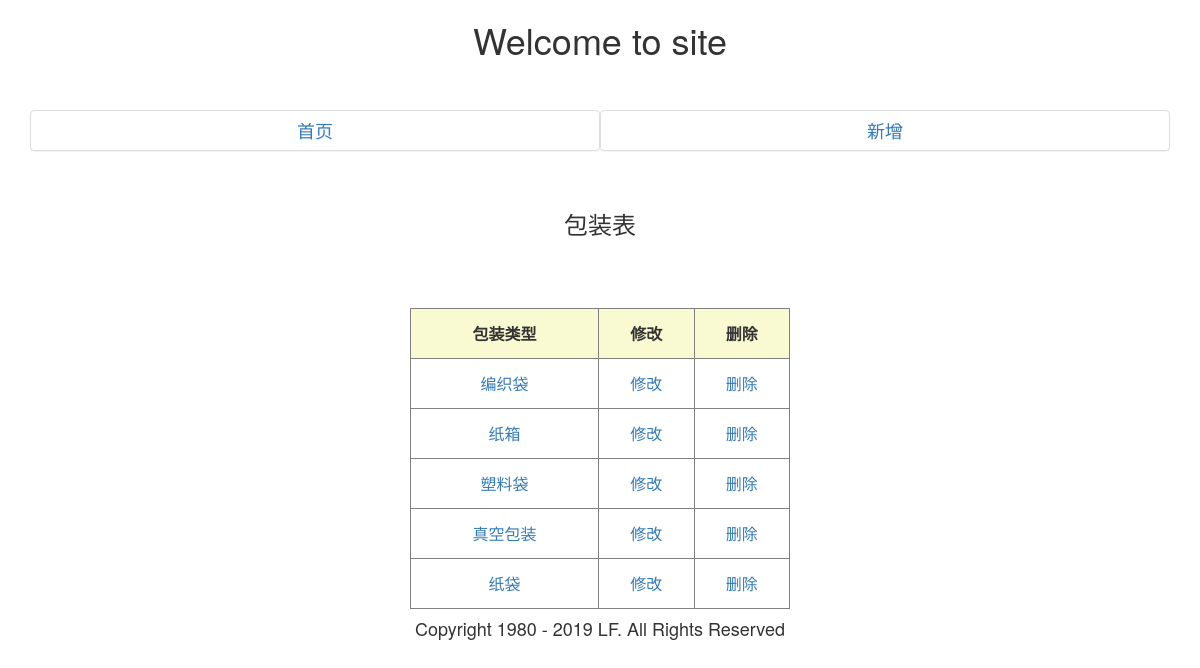
The page /baozhuang/ on the database its author committed.
### tongzhidan/models.py (models this page shows, shortened)
class Baozhuang(models.Model):
    name = models.CharField('包装类型', max_length=50)
    class Meta:
        verbose_name = '包装类型表'
        verbose_name_plural = '包装类型表'

### tongzhidan/views.py (the view)
# urls.py: path('baozhuang/', views.BaozhuangList.as_view(), name='baozhuang_list'),
class BaozhuangList(ListView):
    model = Baozhuang

### tongzhidan/templates/tongzhidan/baozhuang_list.html (shortened to what this page needs)
{% extends 'base.html' %}
{% block body %}
    <br>
    <br>
   <div class="container">
    <div class="col-lg-6 panel panel-default">
    <h4><a href="{% url 'list' %}">首页</a></h4>
    </div>
   <div class="col-lg-6 panel panel-default">
    <h4><a href="{% url 'baozhuang_create' %}">新增</a></h4>
    </div>
   </div>
    <br>
    <h3>包装表</h3>
<br>
<br>
<br>
    <div class="row">
    <div class="col-md-4 col-md-push-4">
    <table>
    <th>包装类型</th>
    <th>修改</th>
    <th>删除</th>
        {% for object in object_list %}
        <tbody>
            <td><a href="{% url 'baozhuang_detail' object.id %}">{{ object.name }}</a></td>
            <td><a href="{% url 'baozhuang_update' object.id %}">修改</a></td>
            <td><a href="{% url 'baozhuang_delete' object.id %}">删除</a></td>
        </tbody>
        {% endfor %}
    </table>
     </div>
     </div>
{% endblock %}

### static/css/base.css (style rules this page uses)
h3 { text-align:center; }
h4 { text-align:center; }
table { width:100%; border:1px solid gray; font-size:12px }
th { height:50px; border:1px solid gray; vertical-align:middle !important; font-size:16px; text-align:center; background-color:lightgoldenrodyellow }
td { height:50px; border:1px solid gray; vertical-align:middle; text-align:center; font-size:16px; }

### rows shown on the page
Baozhuang: name "编织袋"
Baozhuang: name "纸箱"
Baozhuang: name "塑料袋"
Baozhuang: name "真空包装"
Baozhuang: name "纸袋"
